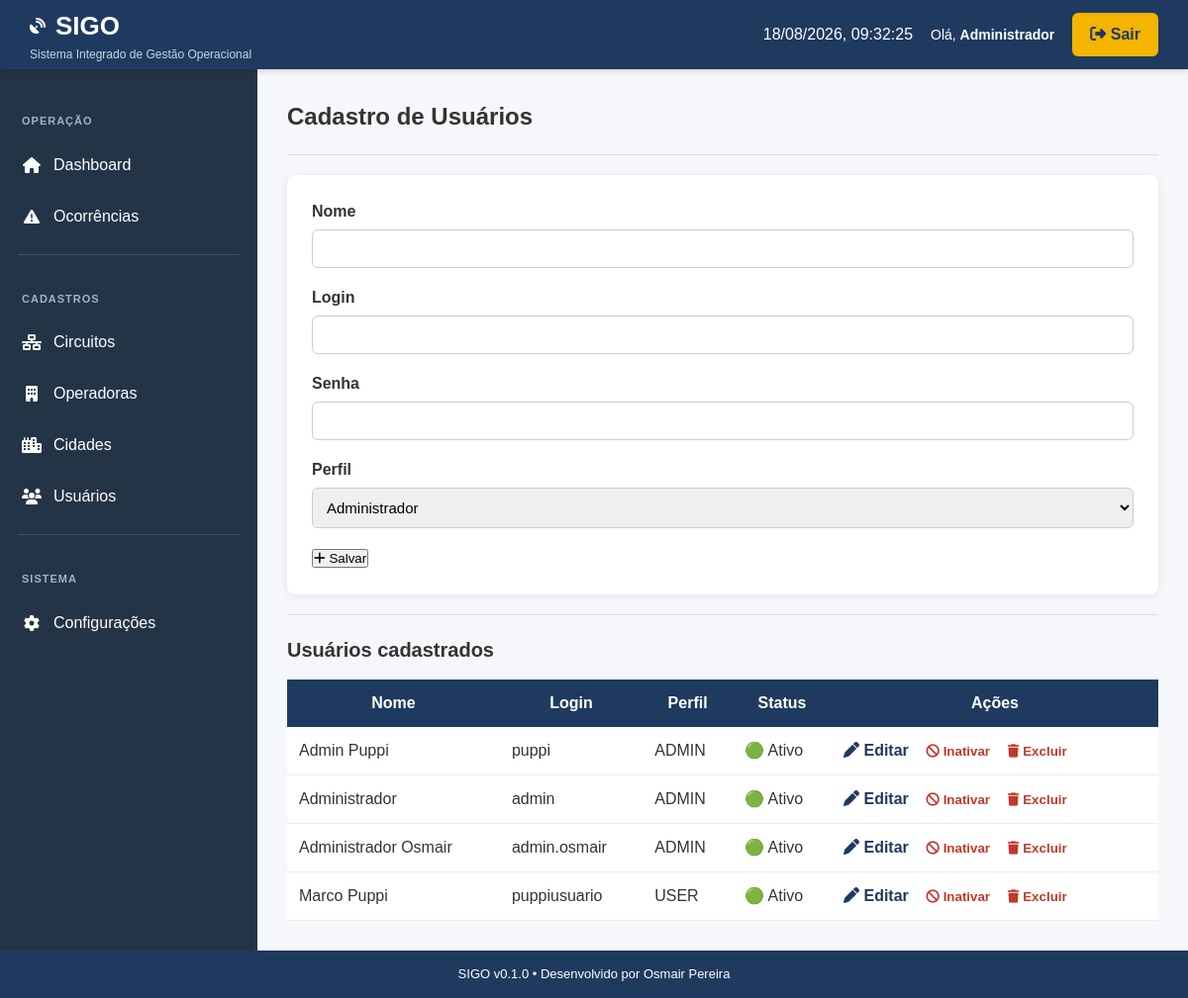
/usuarios (signed in), run on the app's committed database.
### app/models.py (models this page shows, shortened)
class BaseModel(db.Model):
    __abstract__ = True
    id = db.Column(db.Integer, primary_key=True)
    ativo = db.Column(
        db.Boolean,
        default=True,
        nullable=False,
    )
    created_at = db.Column(
        db.DateTime,
        default=agora,
        nullable=False,
    )
    updated_at = db.Column(
        db.DateTime,
        default=agora,
        onupdate=agora,
        nullable=False,
    )

class Usuario(UserMixin, BaseModel):
    __tablename__ = "usuarios"
    nome = db.Column(
        db.String(120),
        nullable=False,
    )
    login = db.Column(
        db.String(50),
        unique=True,
        nullable=False,
    )
    senha_hash = db.Column(
        db.String(255),
        nullable=False,
    )
    perfil = db.Column(
        db.String(20),
        nullable=False,
        default="USER",
    )

### app/routes/usuarios.py (the view, shortened to what this page needs)
@usuarios_bp.route("/usuarios", methods=["GET", "POST"])
@admin_required
def lista_usuarios():
    editar = None
    editar_id = request.args.get("editar")
    if editar_id:
        editar = Usuario.query.get_or_404(editar_id)
    usuarios = Usuario.query.order_by(
        Usuario.nome
    ).all()
    return render_template(
        "usuarios/lista.html",
        usuarios=usuarios,
        editar=editar,
    )

### app/templates/usuarios/lista.html (shortened to what this page needs)
{% extends "base.html" %}
{% block content %}
<h2>Cadastro de Usuários</h2>
<hr>
<form method="POST" class="form-card">
    <p>
        <label>Nome</label>
        <input
            type="text"
            name="nome"
            required
            value="{{ editar.nome if editar else '' }}">
    </p>
    <p>
        <label>Login</label>
        <input
            type="text"
            name="login"
            required
            value="{{ editar.login if editar else '' }}">
    </p>
    <p>
        <label>Senha</label>
        <input
            type="password"
            name="senha"
            {% if not editar %}required{% endif %}>
    </p>
    <p>
        <label>Perfil</label>
        <select name="perfil">
            <option
                value="ADMIN"
                {% if editar and editar.perfil == "ADMIN" %}selected{% endif %}>
                Administrador
            </option>
        </select>
    </p>
    <button type="submit">
        {% if editar %}
            <i class="fa-solid fa-pen"></i>
            Atualizar
        {% else %}
            <i class="fa-solid fa-plus"></i>
            Salvar
        {% endif %}
    </button>
</form>
<hr>
<h3>Usuários cadastrados</h3>
<table class="tabela">
    <thead>
        <tr>
            <th>Nome</th>
            <th>Login</th>
            <th>Perfil</th>
            <th>Status</th>
            <th width="330">Ações</th>
        </tr>
    </thead>
    <tbody>
        {% for usuario in usuarios %}
        <tr>
            <td>
                {{ usuario.nome }}
            </td>
            <td>
                {{ usuario.login }}
            </td>
            <td>
                {{ usuario.perfil }}
            </td>
            <td>
                {% if usuario.ativo %}
                    🟢 Ativo
                {% else %}
                    🔴 Inativo
                {% endif %}
            </td>
            <td>
                <a
                    href="{{ url_for('usuarios.lista_usuarios', editar=usuario.id) }}">
                    <i class="fa-solid fa-pen"></i>
                    Editar
                </a>
                <form
                    method="POST"
                    action="{{ url_for('usuarios.alterar_status', id=usuario.id) }}"
                    style="display:inline;">
                    <button
                        type="submit">
                        {% if usuario.ativo %}
                            <i class="fa-solid fa-ban"></i>
                            Inativar
                        {% else %}
                            <i class="fa-solid fa-check"></i>
                            Ativar
                        {% endif %}
                    </button>
                </form>
                <form
                    method="POST"
                    action="{{ url_for('usuarios.excluir_usuario', id=usuario.id) }}"
                    style="display:inline;">
                    <button
                        type="submit"
                        onclick="return confirm('Deseja realmente excluir este usuário?')">
                        <i class="fa-solid fa-trash"></i>
                        Excluir
                    </button>
                </form>
            </td>
        </tr>
        {% endfor %}
    </tbody>
</table>
{% endblock %}

### app/templates/base.html (shortened to what this page needs)
<!DOCTYPE html>
<html lang="pt-BR">
<head>
    <link
        rel="stylesheet"
        href="{{ url_for('static', filename='css/base.css') }}">
    <link
        rel="stylesheet"
        href="{{ url_for('static', filename='css/layout.css') }}">
    <link
        rel="stylesheet"
        href="{{ url_for('static', filename='css/dashboard.css') }}">
    <link
        rel="stylesheet"
        href="{{ url_for('static', filename='css/crud.css') }}">
    <link
        rel="stylesheet"
        href="{{ url_for('static', filename='css/login.css') }}">
    <link
        rel="stylesheet"
        href="{{ url_for('static', filename='css/components.css') }}">
    <link
        rel="stylesheet"
        href="{{ url_for('static', filename='css/responsive.css') }}">
    <link
        rel="stylesheet"
        href="https://cdnjs.cloudflare.com/ajax/libs/font-awesome/6.7.2/css/all.min.css">
</head>
<body>
<header class="topo">
    <div class="logo">
        <div class="logo-titulo">
            <i class="fa-solid fa-satellite-dish"></i>
            <h1>SIGO</h1>
        </div>
        <span>
            Sistema Integrado de Gestão Operacional
        </span>
    </div>
    <div class="topo-direita">
        <span id="relogio"></span>
        {% if current_user.is_authenticated %}
            <span class="usuario-logado">
                Olá,
                <strong>{{ current_user.nome }}</strong>
            </span>
            <a
                href="{{ url_for('auth.logout') }}"
                class="btn-topo">
                <i class="fa-solid fa-right-from-bracket"></i>
                Sair
            </a>
        {% endif %}
    </div>
</header>
<div class="container">
    <aside class="menu">
        <ul>
            <li class="menu-titulo">
                Operação
            </li>
            <li>
                <a href="{{ url_for('main.dashboard') }}">
                    <i class="fa-solid fa-house"></i>
                    Dashboard
                </a>
            </li>
            <li>
                <a href="{{ url_for('ocorrencias.lista_ocorrencias') }}">
                    <i class="fa-solid fa-triangle-exclamation"></i>
                    Ocorrências
                </a>
            </li>
            <div class="menu-separador"></div>
            {% if current_user.is_authenticated and current_user.perfil == "ADMIN" %}
                <li class="menu-titulo">
                    Cadastros
                </li>
                <li>
                    <a href="{{ url_for('circuitos.lista_circuitos') }}">
                        <i class="fa-solid fa-network-wired"></i>
                        Circuitos
                    </a>
                </li>
                <li>
                    <a href="{{ url_for('operadoras.lista_operadoras') }}">
                        <i class="fa-solid fa-building"></i>
                        Operadoras
                    </a>
                </li>
                <li>
                    <a href="{{ url_for('cidades.lista_cidades') }}">
                        <i class="fa-solid fa-city"></i>
                        Cidades
                    </a>
                </li>
                <li>
                    <a href="{{ url_for('usuarios.lista_usuarios') }}">
                        <i class="fa-solid fa-users"></i>
                        Usuários
                    </a>
                </li>
                <div class="menu-separador"></div>
                <li class="menu-titulo">
                    Sistema
                </li>
                <li>
                    <a href="#">
                        <i class="fa-solid fa-gear"></i>
                        Configurações
                    </a>
                </li>
            {% endif %}
        </ul>
    </aside>
    <main class="conteudo">
        {% block content %}
        {% endblock %}
    </main>
</div>
<footer>
    SIGO v0.1.0 • Desenvolvido por Osmair Pereira
</footer>
</body>
</html>

### app/static/css/base.css (style rules this page uses)
* { margin:0; padding:0; box-sizing:border-box; }
html { scroll-behavior:smooth; }
body { font-family:Arial, Helvetica, sans-serif; background:#f4f6f9; color:#333; line-height:1.5; }
a { color:inherit; text-decoration:none; }
h1 { font-size:28px; }
h2 { font-size:24px; margin-bottom:15px; }
h3 { font-size:20px; margin-bottom:15px; }
hr { margin:20px 0; border:none; border-top:1px solid #ddd; }

### app/static/css/layout.css (style rules this page uses)
body { margin:0; padding:0; display:flex; flex-direction:column; min-height:100vh; background:#f5f7fa; }
.topo { height:70px; background:#1F3A5F; color:#fff; display:flex; justify-content:space-between; align-items:center; padding:0 30px; box-shadow:0 2px 6px rgba(0,0,0,.15); position:sticky; top:0; z-index:1000; }
.logo { display:flex; flex-direction:column; }
.logo-titulo { display:flex; align-items:center; gap:10px; }
.logo-titulo h1 { margin:0; font-size:26px; }
.logo span { font-size:12px; color:#c9d5e3; }
.topo-direita { display:flex; align-items:center; gap:18px; }
.usuario-logado { font-size:14px; }
.btn-topo { background:#F4B400; color:#1F3A5F; text-decoration:none; padding:10px 18px; border-radius:6px; font-weight:bold; transition:.25s; }
.container { flex:1; display:flex; }
.menu { width:260px; background:#243447; color:#fff; min-height:calc(100vh - 70px); }
.menu ul { margin:0; padding:20px 0; list-style:none; }
.menu li { transition:.2s; }
.menu a { display:flex; align-items:center; gap:12px; color:#fff; text-decoration:none; padding:14px 22px; }
.menu a i { width:20px; text-align:center; }
.menu-titulo { padding:24px 22px 10px; color:#9fb3c8; font-size:11px; font-weight:bold; text-transform:uppercase; letter-spacing:1px; cursor:default; }
.menu-separador { height:1px; background:#3d5267; margin:12px 18px; }
.conteudo { flex:1; padding:30px; }
footer { background:#1F3A5F; color:#fff; text-align:center; padding:14px; font-size:13px; }

### app/static/css/crud.css (style rules this page uses)
.form-card { background:#fff; padding:25px; border-radius:8px; box-shadow:0 2px 8px rgba(0,0,0,.08); }
.form-card p { margin-bottom:18px; }
label { display:block; margin-bottom:6px; font-weight:bold; }
input, select, textarea { width:100%; padding:10px; border:1px solid #ccc; border-radius:6px; font-size:15px; }
.tabela { width:100%; border-collapse:collapse; background:#fff; }
.tabela th { background:#1F3A5F; color:#fff; padding:12px; }
.tabela td { padding:12px; border-bottom:1px solid #ececec; }
.tabela a { color:#1F3A5F; font-weight:bold; }
.tabela button { background:none; border:none; color:#c0392b; font-weight:bold; }

### app/static/css/components.css (style rules this page uses)
button { cursor:pointer; transition:.2s; }

### data on the page
Usuario: nome "Administrador", login "admin", perfil "ADMIN", ativo "🟢 Ativo"
Usuario: nome "Admin Puppi", login "puppi", perfil "ADMIN", ativo "🟢 Ativo"
Usuario: nome "Administrador Osmair", login "admin.osmair", perfil "ADMIN", ativo "🟢 Ativo"
Usuario: nome "Marco Puppi", login "puppiusuario", perfil "USER", ativo "🟢 Ativo"
